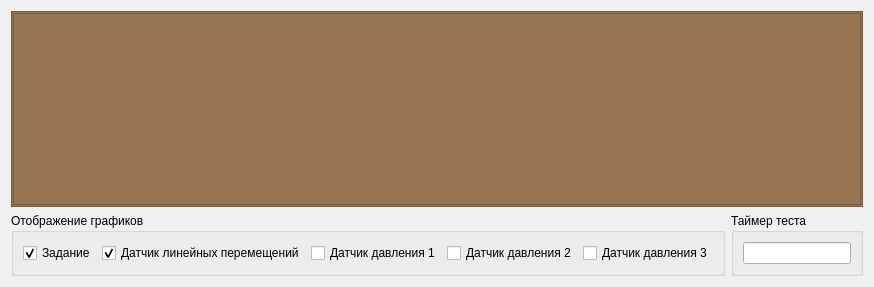
          <widget class="QWidget" name="tab_task">
           <attribute name="title">
            <string>График задания</string>
           </attribute>
           <layout class="QVBoxLayout" name="verticalLayout_11">
            <item>
             <widget class="QFrame" name="frame">
              <property name="font">
               <font>
                <pointsize>11</pointsize>
               </font>
              </property>
              <property name="autoFillBackground">
               <bool>false</bool>
              </property>
              <property name="styleSheet">
               <string notr="true">background-color: rgb(152, 118, 84);</string>
              </property>
              <property name="frameShape">
               <enum>QFrame::Shape::StyledPanel</enum>
              </property>
              <property name="frameShadow">
               <enum>QFrame::Shadow::Raised</enum>
              </property>
              <layout class="QVBoxLayout" name="verticalLayout_12">
               <property name="spacing">
                <number>3</number>
               </property>
               <property name="leftMargin">
                <number>1</number>
               </property>
               <property name="topMargin">
                <number>1</number>
               </property>
               <property name="rightMargin">
                <number>1</number>
               </property>
               <property name="bottomMargin">
                <number>1</number>
               </property>
               <item>
                <widget class="MyChart" name="Chart_task"/>
               </item>
              </layout>
             </widget>
            </item>
            <item>
             <layout class="QHBoxLayout" name="horizontalLayout_23">
              <item>
               <widget class="QGroupBox" name="groupBox_8">
                <property name="title">
                 <string>Отображение графиков</string>
                </property>
                <layout class="QHBoxLayout" name="horizontalLayout_12">
                 <item>
                  <widget class="QCheckBox" name="checkBox_task">
                   <property name="text">
                    <string>Задание</string>
                   </property>
                   <property name="checked">
                    <bool>true</bool>
                   </property>
                  </widget>
                 </item>
                 <item>
                  <widget class="QCheckBox" name="checkBox_line">
                   <property name="text">
                    <string>Датчик линейных перемещений</string>
                   </property>
                   <property name="checked">
                    <bool>true</bool>
                   </property>
                  </widget>
                 </item>
                 <item>
                  <widget class="QCheckBox" name="checkBox_pressure1">
                   <property name="text">
                    <string>Датчик давления 1</string>
                   </property>
                   <property name="checked">
                    <bool>false</bool>
                   </property>
                  </widget>
                 </item>
                 <item>
                  <widget class="QCheckBox" name="checkBox_pressure2">
                   <property name="text">
                    <string>Датчик давления 2</string>
                   </property>
                   <property name="checked">
                    <bool>false</bool>
                   </property>
                  </widget>
                 </item>
                 <item>
                  <widget class="QCheckBox" name="checkBox_pressure3">
                   <property name="text">
                    <string>Датчик давления 3</string>
                   </property>
                   <property name="checked">
                    <bool>false</bool>
                   </property>
                  </widget>
                 </item>
                </layout>
               </widget>
              </item>
              <item>
               <widget class="QGroupBox" name="groupBox_19">
                <property name="mouseTracking">
                 <bool>false</bool>
                </property>
                <property name="title">
                 <string>Таймер теста</string>
                </property>
                <layout class="QVBoxLayout" name="verticalLayout_42">
                 <item>
                  <widget class="QLineEdit" name="lineEdit_testDuration"/>
                 </item>
                </layout>
               </widget>
              </item>
             </layout>
            </item>
           </layout>
          </widget>
